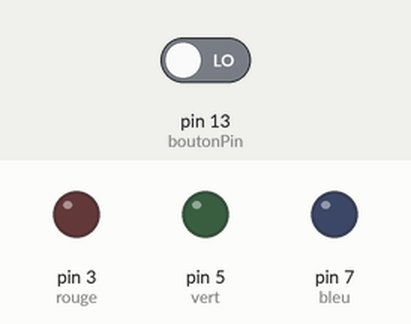
Bench run of a sketch on a simulated Arduino Uno, built with avr-gcc and run on an emulated ATmega328P. Parts: output pins drawn as LEDs (lit = HIGH). Inputs (shaded band) come from the test bench; at power-on: pin 13 (boutonPin) LOW.

Above: at 1.2 s.
1.3 s: pin 13 (boutonPin) driven HIGH
At 1.7 s:
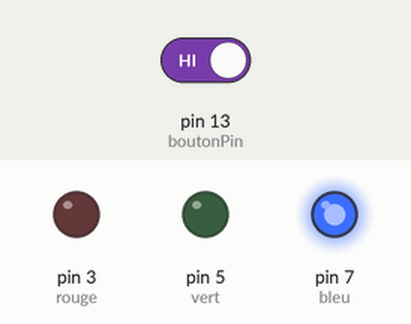
At 3.1 s:
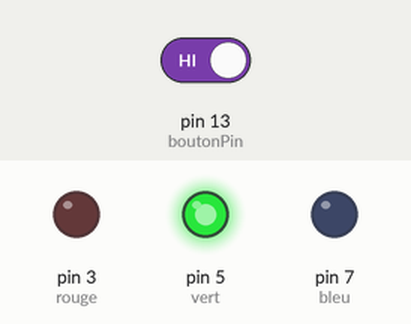
4.3 s: pin 13 (boutonPin) driven LOW
At 5.1 s:
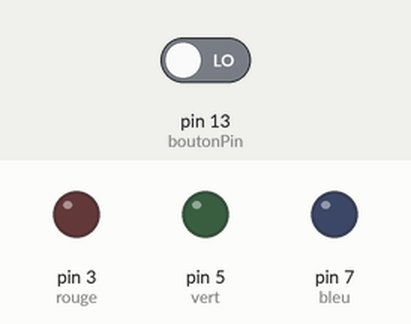
Timing chart, 0 to 7.3 s (numbered marks = the images above; inputs shaded):
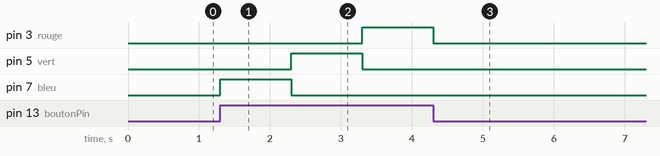

Measured:
- after the input at 1.3 s, pin 3 (rouge): LOW → HIGH after 2.0 s; pin 5 (vert): LOW → HIGH after 1.0 s, → LOW 1.0 s later; pin 7 (bleu): LOW → HIGH at once, → LOW 1.0 s later
- after the input at 4.3 s, pin 3 (rouge): HIGH → LOW at once; pin 5 (vert), pin 7 (bleu): stops changing and stays LOW

The sketch:

program.ino
```cpp
// Lampes allumées par alternance
// By @DemangeJeremy

// Déclaration des variables

// L'état du bouton => 0 == éteint - interrupteur ouvert | 1 == allumée - interrupteur fermé
int boutonEtat = 0; // Etat du bouton

// Emplacement des éléments sur les entrées sorties => à modifier selon votre montage
const int boutonPin = 13; // Pin mode du bouton
const int bleu = 7; // Pin mode de la lumière bleue
const int vert = 5; // Pin mode de la lumière verte
const int rouge = 3; // Pin mode de la lumière rouge

void setup() {
  // Déclaration des entrées sorties des éléments
  pinMode(boutonPin, INPUT);
  pinMode(bleu, OUTPUT);
  pinMode(vert, OUTPUT);
  pinMode(rouge, OUTPUT);
}

void loop() {
  // On lit l'état du bouton
  boutonEtat = digitalRead(boutonPin);

  // On lance la boucle en allumant les lampes par alternance
  // Si l'interrupteur est fermé => On allume les lampes par alternance
  if (boutonEtat == HIGH) {
    // On allume la lampe bleue
    digitalWrite(bleu, HIGH);
    // On laisse allumer pendant 1000 milli-secondes (soit 1 seconde)
    delay(1000);
    // On éteint la lampe bleue
    digitalWrite(bleu, LOW);
    // On fait de même avec la lampe verte et les autres
    digitalWrite(vert, HIGH);
    delay(1000);
    digitalWrite(vert, LOW);
    digitalWrite(rouge, HIGH);
    delay(1000);
  }

  // Si l'interrupteur est ouvert => On éteint toutes les lampes
  if (boutonEtat == LOW) {
    digitalWrite(bleu, LOW);
    digitalWrite(vert, LOW);
    digitalWrite(rouge, LOW);
  }

}
```
